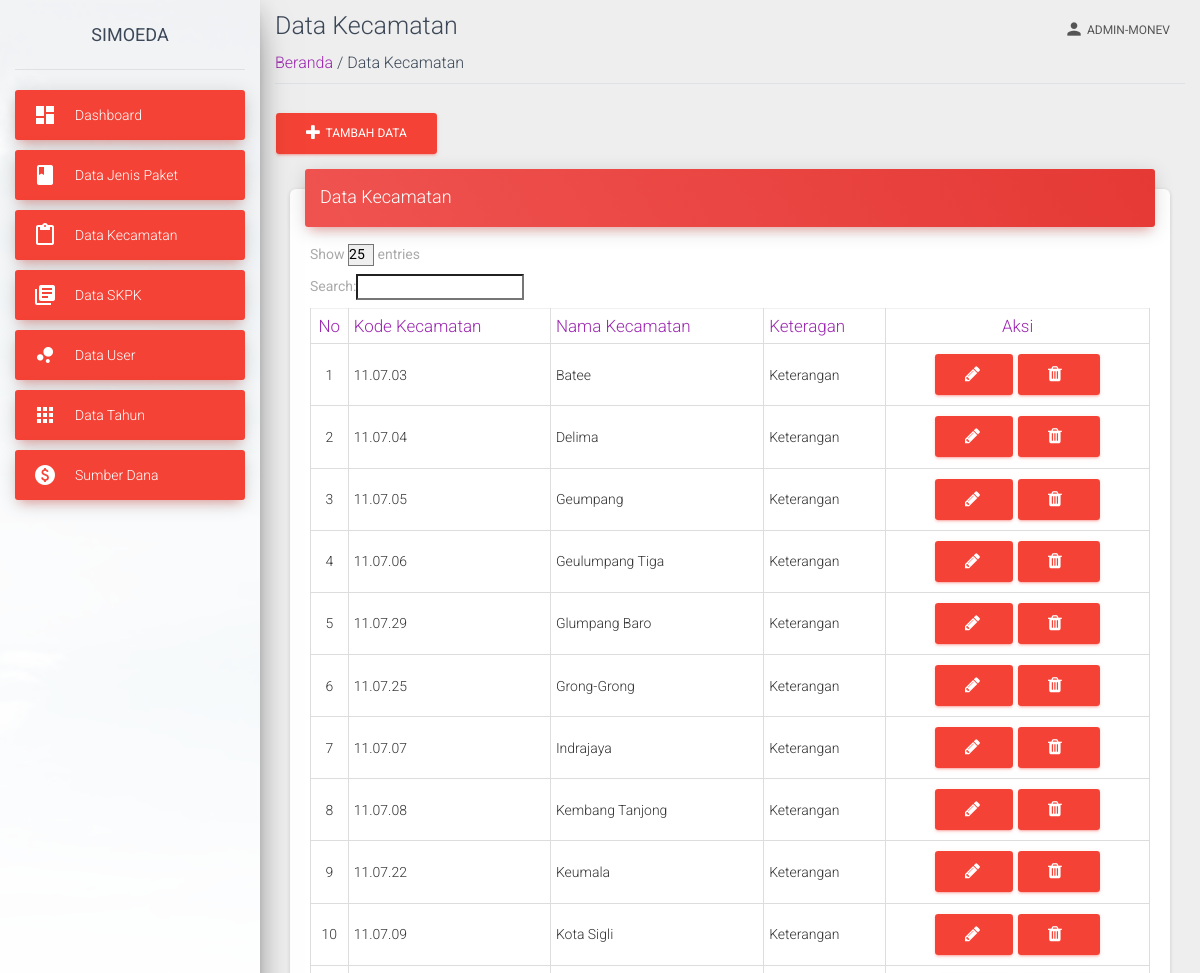
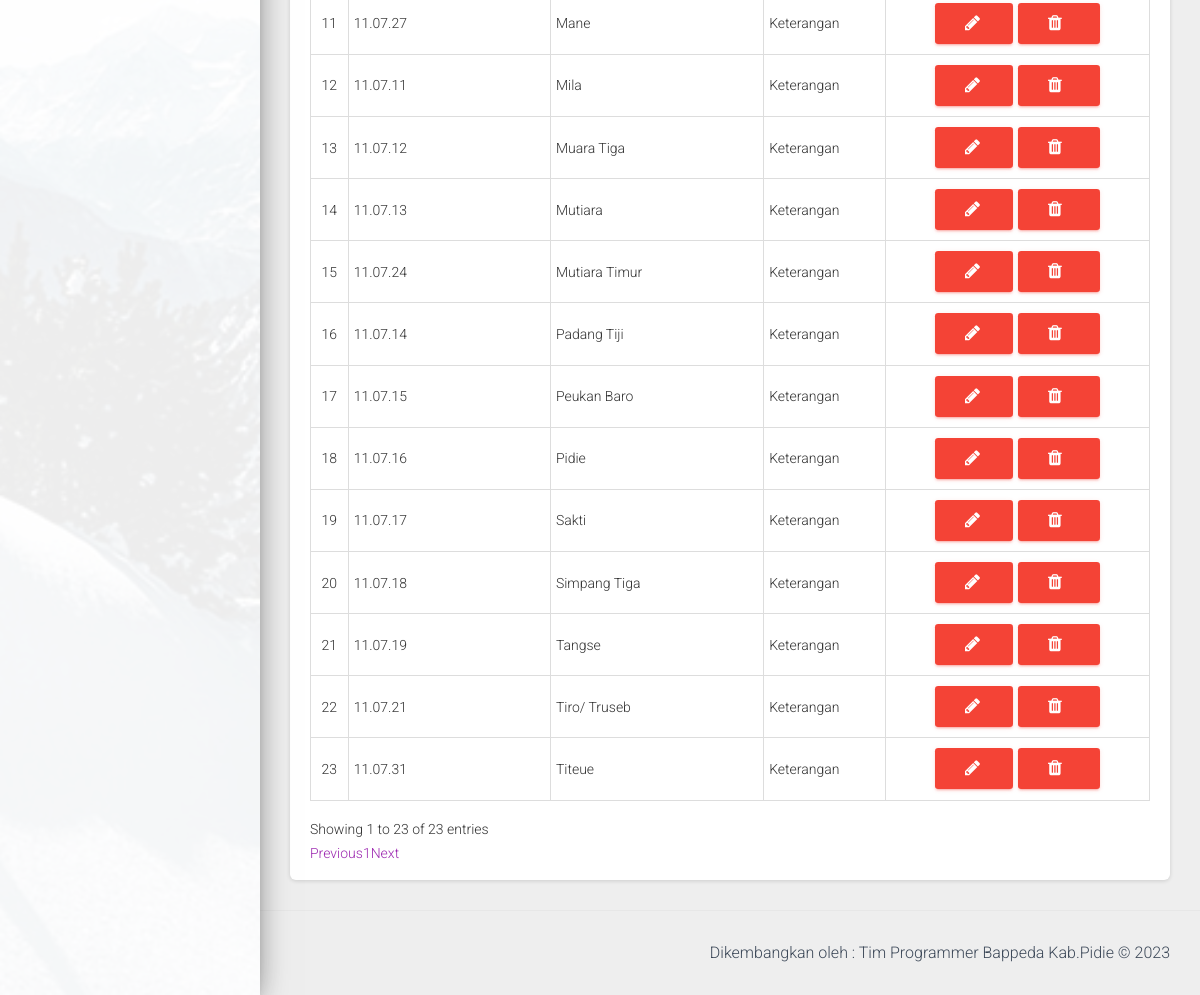
Before: /view/data-kecamatan.php (signed in) with the older database file (2 pictures, top to bottom).
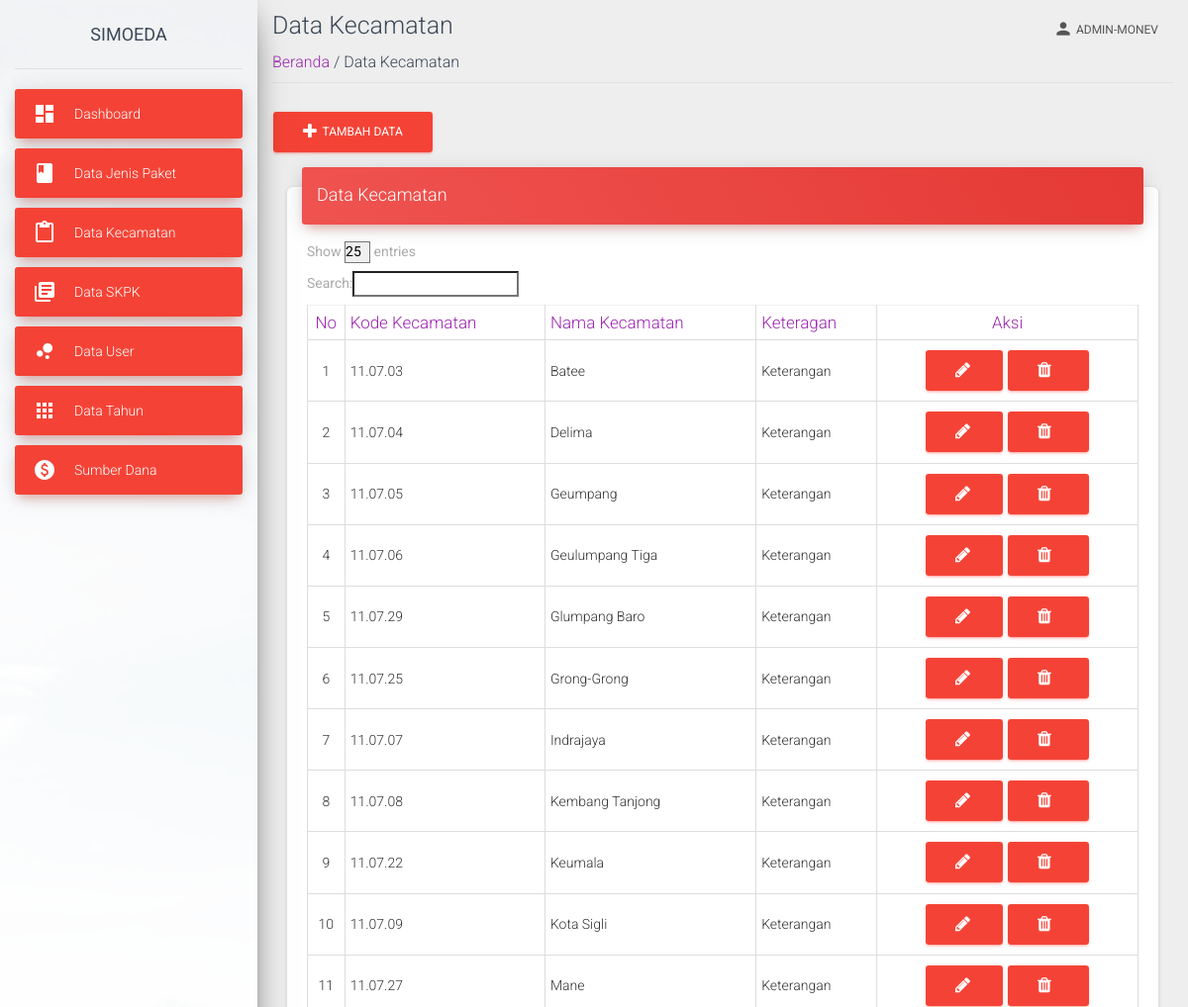
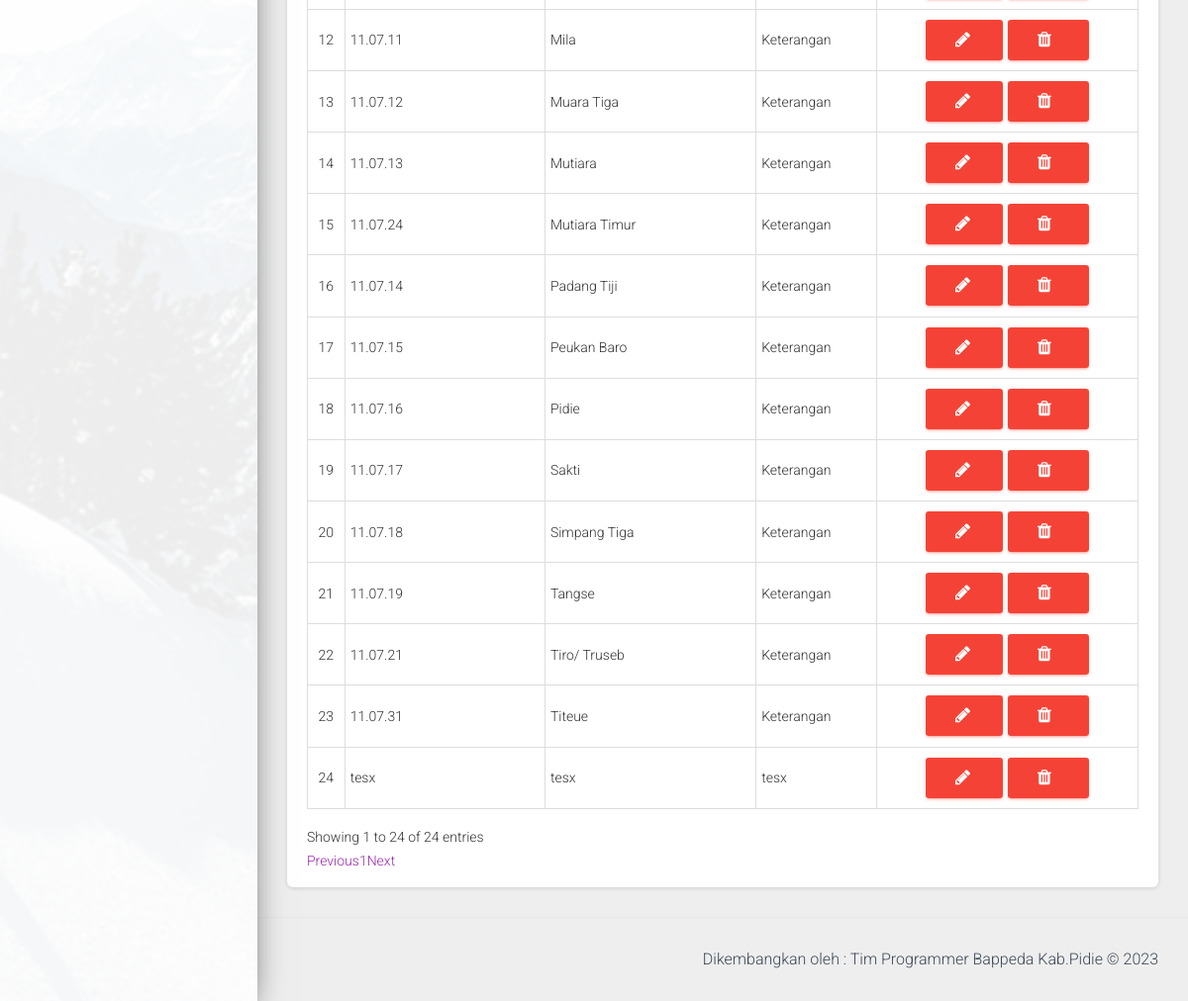
After: the same page with the newer database file (2 pictures, top to bottom).
### tables this page shows
CREATE TABLE `kecamatan` (
  `id_kecamatan` int(11) NOT NULL,
  `kode_kecamatan` varchar(25) NOT NULL,
  `nama_kecamatan` varchar(25) NOT NULL,
  `keterangan` varchar(255) DEFAULT NULL
);

### view/data-kecamatan.php (the view, shortened to what this page needs)
<?php
require('../view/template-atas-admin.php');
?>
<?php
require('../proses/koneksi.php');
?>
    <div class="container-fluid">
        <div class="title">
            <h3 class="text-gray-800 my-2">Data Kecamatan</h3>
        </div>
        <div class="subtitle border-bottom mb-4 pb-2">
            <span class=""><a href="index">Beranda </a></span>
            <span class="text-grey"> / Data Kecamatan</span>
        </div>
            <button type="button" class="btn btn-danger" data-toggle="modal" data-target="#exampleModal">
            <i class="fa fa-plus"></i>&nbsp;
                Tambah Data
            </button>
    <div class="content">
        <div class="container-fluid">
          <div class="row">
            <div class="col-md-12">
              <div class="card">
                <div class="card-header card-header-danger">
                  <h4 class="card-title "> Data Kecamatan</h4>
                </div>
          <div class="card-body">
        <div class="table-responsive">
        <table id="myTable" class="table table-bordered"
                data-page-length="25">
                <thead class="text-primary">
                    <tr>
                        <th class="text-center">No</th>
                        <th>Kode Kecamatan</th>
                        <th>Nama Kecamatan</th>
                        <th>Keteragan</th>
                        <th class="text-center">Aksi</th>
                    </tr>
                </thead>
                <?php
                            $noUrut=1;
                            $data=mysqli_query($koneksi,"SELECT * FROM kecamatan");
                            ?>
                <tbody id="dataTable">
                    <?php
                            while($d=mysqli_fetch_array($data)){
                            ?>
                    <tr>
                        <td class="text-center"><?php echo $noUrut++; ?></td>
                        <td><?php echo $d['kode_kecamatan']; ?></td>
                        <td><?php echo $d['nama_kecamatan']; ?></td>
                        <td><?php echo $d['keterangan']; ?></td>
                        <td class="text-center">
                                <button type="button" class="btn btn-danger" data-toggle="modal" data-target="#data<?php echo $d['id_kecamatan']; ?>">
                                <i class="fa fa-pencil"></i>&nbsp;
                                </button>
                            <a href="../proses/data-kecamatan-hapus.php?id=<?php echo $d['id_kecamatan']; ?>"
                            class="btn btn-danger"
                                onClick="return confirm('Apakah anda yakin menghapus data ini : <?php echo $d['nama_kecamatan'];?> ?')">
                                <i class="fa fa-trash mr-2" title="Hapus"></i>
                            </a>
                        </td>
                    </tr>
                    <?php
                            }
                        ?>
                </tbody>
            </table>
        </div>
    </div>
      </div>
        </div>
          </div>
            </div>
  </div>
    </div>
 <?php
require('../view/template-bawah-monev.php')
?>

Changed rows visible on the page:
added kecamatan: kode_kecamatan "tesx", nama_kecamatan "tesx", keterangan "tesx"
Other visible differences:
text written by a page script: "Show entries Search: Showing 1 to 23 of 23 entries Previous 1 Next" → "Show entries Search: Showing 1 to 24 of 24 entries Previous 1 Next"
